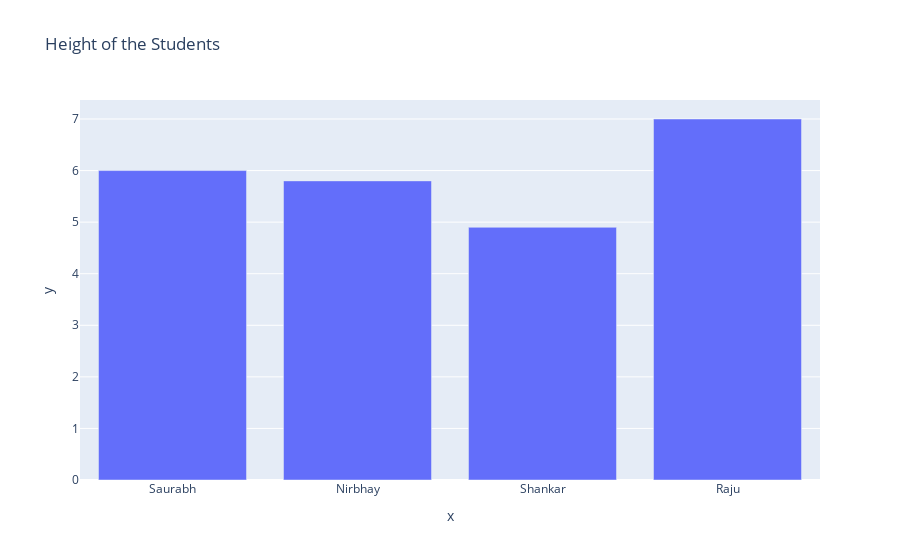

Here is the notebook cell this chart was saved with:
### Code cell
fig=px.bar(x=names, y=height, title="Height of the Students")

fig.show()

### Figure 1 — Plotly figure (JSON) as saved in the notebook; plotly's stock layout.template omitted (floating-point values rounded to 4 significant figures)
{"data": [{"alignmentgroup": "True", "hovertemplate": "x=%{x}<br>y=%{y}<extra></extra>", "legendgroup": "", "marker": {"color": "#636efa", "pattern": {"shape": ""}}, "name": "", "offsetgroup": "", "orientation": "v", "showlegend": false, "textposition": "auto", "type": "bar", "x": ["Saurabh", "Nirbhay", "Shankar", "Raju"], "xaxis": "x", "y": [6, 5.8, 4.9, 7], "yaxis": "y"}], "layout": {"barmode": "relative", "legend": {"tracegroupgap": 0}, "title": {"text": "Height of the Students"}, "xaxis": {"anchor": "y", "domain": [0, 1], "title": {"text": "x"}}, "yaxis": {"anchor": "x", "domain": [0, 1], "title": {"text": "y"}}}}
